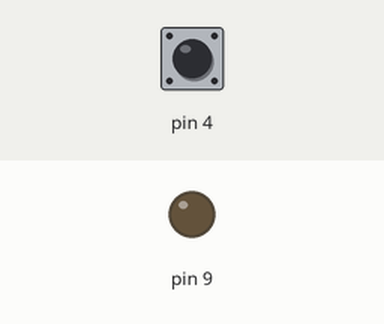
Recording of a sketch running on a simulated Arduino Uno, built with avr-gcc and run on an emulated ATmega328P. Parts: output pins drawn as LEDs (lit = HIGH). Inputs (shaded band) come from the test bench; at power-on: pin 4 HIGH.

Above: at 1.2 s.
1.3 s: pin 4 pulled LOW for 0.15 s
At 1.37 s:
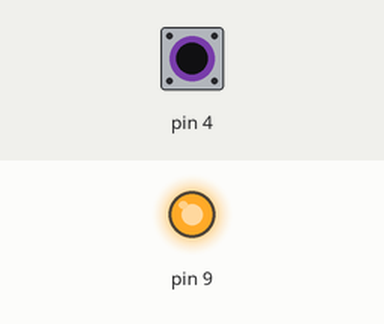
2.9 s: pin 4 pulled LOW for 3.2 s
At 7.1 s:
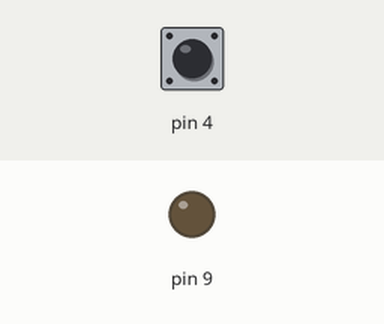
Timing chart, 0 to 8.6 s (numbered marks = the images above; inputs shaded):
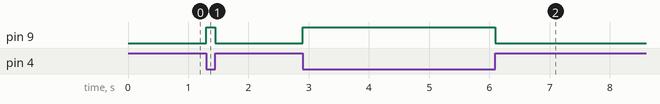

The sketch:

button_LED.ino
```cpp
int i;

void setup() {
  pinMode(4, INPUT_PULLUP);
  pinMode(9, OUTPUT);
}

void loop() {
  i=digitalRead(4);
  if (i==1) {
    digitalWrite(9, LOW);
  }
  else {
    digitalWrite(9, HIGH);
  }
}
```

Measured:
- after the input at 1.3 s, pin 9: LOW → HIGH at once, → LOW 0.15 s later
- after the input at 2.9 s, pin 9: LOW → HIGH at once, → LOW 3.2 s later
